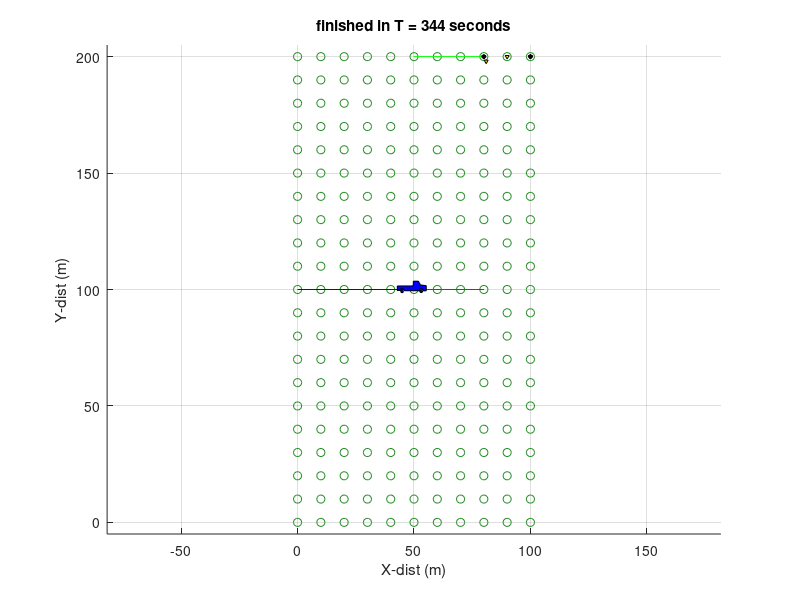

MATLAB code to generate this figure:
function [] = SeismicSurveyScheduler(x,y,T,hex,drones,darts,people, drone_cap,  people_cap)
% Simulates a seismic survey over a rectangular grid of area x by y meters.
% 
%Seismic surveying requires placing a large number of sensors (geophones)
%in a large grid pattern, triggering a seismic event, and recording
%accelerometer readings at each sensor. These readings are inverted to
%infer the location of hydrocarbons. Traditional seismic surveying employs
%human laborers for sensor placement and retrieval. Use of explosives,
%harsh climatic conditions, high costs and time associated with human
%deployment are the major drawbacks of traditional surveying. We propose an
%autonomous heterogeneous sensor deployment system using drones to plant
%and recover sensors.
%
% INPUTS:
% x,y: size of region to survey
% T = Initial HomeBase location in [x,y];
% hex:  number of hexapods (mobile seismic sensors)
% drones: number of deployment vehicles (fast moving vehicles that can hold
%           up to  drone_cap darts)
% darts: seismic sensors that can be deployed by drones or people
% people: humans that can deploy seismic sensors (can carry up to people_cap
%  Srikanth KVS and Aaron T. Becker
% srikanth.kvs11@gmail.com  and atbecker@uh.edu
%
% See video at https://youtu.be/NvYyT66U8JM
%%%%%%%%%%%%%%%%%%%%%%%%%%%
if nargin <1
    x = 100;
    y = 200;
    T = [0,y/2];
    hex = 0; %total number of Hexapod walkers
    drones = 2; %total number of Drones
    darts = 4; %total number of Darts
    people = 0; %total number of human workers
    drone_cap = 4; %number of darts a drone can hold
    people_cap = 0; %number of geophones a human can hold
end
%  There are two high level variables  State (S) and Graphics (G).
% State updates the state of all assets and survey location, graphics has
% handles for all graphics elements.
%constants
S.T = T; S.x = x; S.y = y; S.hex = hex; S.drones = drones; S.darts = darts; S.drone_cap = drone_cap; S.people = people;S.people_cap = people_cap;
dt = 1; % delta T: time step during main loop
maxTime = 100000; % max simulation time in seconds
tic
S = Init_State(S);
G = Init_Graphics(S); %draw everything for first time
%pause(5);
for T = 1:dt:maxTime % Main_loop
    if mod(T,100) == 0
        display(['T = ',num2str(T)]) %shows computer is still running
    end
     S = Update_State(S,dt);
     G = Update_Graphics(S,G,T);
    if isFinished(S)
        break
    end
end
title(['finished in T = ',num2str(T),' seconds'])
display(['T = ',num2str(T),', ',num2str(S.numShots),' shots'])
display([ x,y,hex ,drones,darts,drone_cap,people,people_cap,T])
toc
end

function S = Init_State(S)
% constants
gridSpacing = 10; %meters between grid points
S.minSensorsForShot = min(10, S.hex+S.darts*(S.drones>0)); %minimum number of ready sensors before a shot is taken.
S.numShots = 0;

%initialize survey points
[xg,yg] = meshgrid(0:gridSpacing:S.x,0:gridSpacing:S.y);
S.surveyPtsX = xg(:);
S.surveyPtsY = yg(:);
S.surveyPtsState = zeros(size(S.surveyPtsX));
%state: 0 no measurement, 1 assigned, 3 measured

%Initialize truck
S.Tstate = 2; % 0 - unassigned 1 - assigned 2-ready (at position) 3 - finished
S.Tpos = S.T;
S.Tstart = S.T;
S.Tgoal = S.T;
S.Tvel = 1;

%initialize hex
S.Hstate = zeros(S.hex,1); % 0 - unassigned 1 - assigned 2-ready (at position) 3- return home
S.Hpos = repmat( S.T, S.hex,1);
S.Hstart = S.Hpos;
S.Hgoal = S.Hpos;
S.Hvel = 1;
S.Hsurveypt = zeros(S.hex,1); %ID of the survey point assigned to this robot
%initilize drones
S.Qstate = zeros(S.drones,1); % 0- unassigned 1- assigned
S.Qdeploying = zeros(S.drones,1); % 0- retrieve 1- deploy mode
S.Qpos = repmat( S.T, S.drones,1);
S.Qdarts = zeros(S.drones,S.drone_cap); %IDs of darts on drone (0 is no dart)
S.Qdartpickup = zeros(S.drones,1); %ID of dart to pick up.
S.Qdartscap = zeros(S.drones,1); %how many darts on board
S.Qstart = S.Qpos;
S.Qgoal = S.Qpos;
S.Qvel = 20;
S.Qsurveypt = zeros(S.drones,1);%ID of the survey point assigned to this robot (do we need this?)
%initialize darts
S.Dstate = zeros(S.darts,1);% 0- unassigned 1- assigned 2-ready (at position)
S.Dpos = repmat( S.T, S.darts,1);
S.Dsurveypt = zeros(S.darts,1);
end

function isDone = isFinished(S)
isDone = (numel(S.surveyPtsState) == sum(S.surveyPtsState == 3));
end

function S=Update_State(S,dt)
%decide whether to do shot test (if so, update states)

S = shotTest(S);
% move agents, update agent & survey point state
S = moveHexPod(S,dt);
S = moveDrone(S,dt);
%assign agents
S = assignHexPod(S);
S = assignDrone(S);
S = moveTruck(S,dt);

end
function S = shotTest(S)
%state: 0 no measurement, 1 assigned, 2 ready for measurement, 3 measured,
readyPts = sum(S.surveyPtsState == 2);
if readyPts >= S.minSensorsForShot ||  sum(S.surveyPtsState == 0)+sum(S.surveyPtsState == 1)==0
    S.numShots = S.numShots+1;
    S.surveyPtsState(S.surveyPtsState == 2) = 3; %mark as measured
    S.Hstate(S.Hstate == 2) = 0; %hexpods can move
    S.Dstate(S.Dstate == 2) = 0; % darts can be moved
end
end


function S = moveHexPod(S,dt) %move Hex toward goal position
% 0 - unassigned 1 - assigned 2-ready (at position)
for k = 1:S.hex
    
    dxy = sqrt(sum((S.Hgoal(k,:) - S.Hpos(k,:)).^2));
    if S.Hstate(k) == 1
        if dxy > S.Hvel*dt
            S.Hpos(k,:) = S.Hpos(k,:)+S.Hvel*dt*(S.Hgoal(k,:) - S.Hpos(k,:))/dxy;
        else
            S.Hpos(k,:) = S.Hgoal(k,:);
            S.Hstate(k) = 2;  %hexpod is ready for test here
            S.surveyPtsState(S.Hsurveypt(k)) = 2; %mark survey ready for test (hexapod)
        end
    elseif S.Hstate(k) == 3
        if dxy > S.Hvel*dt
            S.Hpos(k,:) = S.Hpos(k,:)+S.Hvel*dt*(S.Hgoal(k,:) - S.Hpos(k,:))/dxy;
        else
            S.Hpos(k,:) = S.Hgoal(k,:);
            S.Hstate(k) = 0;  %hexpod is ready for test here
        end     
    end
end
end

function S = assignHexPod(S)
% for each unassigned hexpod, assign to the nearest unassigned survey
% point
for k = 1:S.hex % 0 - unassigned 1 - assigned 2-ready (at position)
    % if unassigned, move to the next (doesn't get unassigned until shot
    % is taken)
%      if numind>0
%                 dist = sqrt(sum((repmat( S.Qpos(k,:),numind,1) - [S.surveyPtsX(ind),S.surveyPtsY(ind)]).^2,2))+...
%                     sqrt(sum((repmat( S.Tpos,numind,1) - [S.surveyPtsX(ind),S.surveyPtsY(ind)]).^2,2));
%                 [~,i] = min(dist);
%                 c = find( S.surveyPtsState == 0, i,'first');
%                 minInd =c(end);
%                 
%                 S.Qgoal(k,:) = [S.surveyPtsX(minInd),S.surveyPtsY(minInd)];
%                 S.surveyPtsState(minInd) = 1; %assigned
%                 S.Qstate(k) = 1; %assigned
%                 S.Qstart(k,:) = S.Qpos(k,:);
%                 S.Qsurveypt(k) = minInd;
%             end
    if S.Hstate(k) == 0
       
%         for m = 1:numel(S.surveyPtsX)
%             if S.surveyPtsState(m) == 0 %no measurement & unassigned
%                 dist = sqrt(sum((S.Hpos(k,:) - [S.surveyPtsX(m),S.surveyPtsY(m)]).^2))+...
%                     sqrt(sum((S.Tpos - [S.surveyPtsX(m),S.surveyPtsY(m)]).^2));
%                 if dist<minDist
%                     minInd = m;
%                     minDist = dist;
%                 end
%             end
%         end
ind = (S.surveyPtsState == 0);
numind = sum(ind);
    if numind>0
                dist = sqrt(sum((repmat( S.Hpos(k,:),numind,1) - [S.surveyPtsX(ind),S.surveyPtsY(ind)]).^2,2))+...
                    sqrt(sum((repmat( S.Tpos,numind,1) - [S.surveyPtsX(ind),S.surveyPtsY(ind)]).^2,2));
                [~,i] = min(dist);
                c = find( S.surveyPtsState == 0, i,'first');
                minInd =c(end);
                
        if ~isnan(minInd)
            S.Hgoal(k,:) = [S.surveyPtsX(minInd),S.surveyPtsY(minInd)];
            S.surveyPtsState(minInd) = 1; %assigned
            S.Hstate(k) = 1; %assigned
            S.Hstart(k,:) = S.Hpos(k,:);
            S.Hsurveypt(k) = minInd;
        end
    end
    elseif S.Hstate(k) == 3
        S.Hgoal(k,:) = [S.Tgoal(:,1),S.Tgoal(:,2)];
        S.Hstart(k,:) = S.Hpos(k,:);
        S.Hsurveypt(k) = 0;
   end
end
end

function S = moveDrone(S,dt) %move Drone (and onboard darts) toward goal position
%S.Qstate  0- unassigned 1- assigned
%S.Qdeploying  0- retrieve 1- deploy mode
%S.Qdarts IDs of darts on drone (0 is no dart)
for k = 1:S.drones
    if S.Qdeploying(k) == 1 && S.Qstate(k) == 1 %deploy darts
        dxy = sqrt(sum((S.Qgoal(k,:) - S.Qpos(k,:)).^2));
        if dxy > S.Qvel*dt
            S.Qpos(k,:) = S.Qpos(k,:)+S.Qvel*dt*(S.Qgoal(k,:) - S.Qpos(k,:))/dxy;
        else
            S.Qpos(k,:) = S.Qgoal(k,:);
            S.Qstate(k) = 0;  %Unassigned so that the drone can go to it's next location for deployment
            dartInd = find(S.Qdarts(k,:) >0,1,'first');
            dartID = S.Qdarts(k,dartInd);
            S.Qdarts(k,dartInd) = 0;  %remove dart from drone
            S.Dstate(dartID) =  2;  % dart is ready for measurement
            S.Dpos(dartID,:) = S.Qgoal(k,:); % dart position is the survey point
            S.Dsurveypt(dartID) = S.Qsurveypt(k); %assign survey point to dart
            S.surveyPtsState(S.Dsurveypt(dartID)) = 2; %mark survey ready for test (dart)
            
            if sum(S.Qdarts(k,:)>0) == 0 % if number of onboard darts = 0, time to retrieve
                S.Qdeploying(k) = 0;
            end
        end
    elseif S.Qdeploying(k) == 0 && S.Qstate(k) == 1 %retrieving darts
        dxy = sqrt(sum((S.Qgoal(k,:) - S.Qpos(k,:)).^2));
        if dxy > S.Qvel*dt %move toward dart position
            S.Qpos(k,:) = S.Qpos(k,:)+S.Qvel*dt*(S.Qgoal(k,:) - S.Qpos(k,:))/dxy;
        else % the drone reaches the dart position this step
            S.Qpos(k,:) = S.Qgoal(k,:);
            S.Qstate(k) = 0;  %Unassigned so that the drone can go to it's next location for deployment
            emptyInd = find(S.Qdarts(k,:) == 0,1,'first'); %find empty slot on quad
            S.Qdarts(k,emptyInd) = S.Qdartpickup(k);  %add dart to drone
            S.Dsurveypt(S.Qdartpickup(k)) = 0; %unassign dart's survey point
            S.Qdartpickup(k) = 0; %dart is picked up
            if sum(S.Qdarts(k,:)>0) == S.drone_cap  % if full of darts, time to deploy
                S.Qdeploying(k) = 1;
            end
        end
    end
    % update position of all onboard darts
    count = 1;
    for m = 1:numel(S.Qdarts(k,:))
        if S.Qdarts(k,m) > 0
            S.Dpos(S.Qdarts(k,m),:) = S.Qpos(k,:)+[count,-2];
            count = count+1;
        end
    end
end
end


function S = assignDrone(S)
% for each unassigned drone:
% if in deploy mode, assign to the nearest unassigned survey point
% if in retrieve mode, assign to nearest ready dart
for k = 1:S.drones  % 0- unassigned 1- assigned
    
                % added to stop race condition
            if  S.Qstate(k) == 0 && sum(S.Qdarts(k,:)>0) >=1 &&  sum(S.Dstate == 0)==0   %we have at least one dart, and no darts are available->time to deploy
                S.Qdeploying(k) = 1;
            end
    
    if  S.Qstate(k) == 0 %only assign if unassigned
        if S.Qdeploying(k) == 0 % need to retrieve darts -- so find the closest dart
            
            minDist = 10*S.x*S.y; %a very large number
            minInd = NaN;
            for m = 1:S.darts
                if S.Dstate(m) == 0 %no measurement & unassigned
                    dist = sqrt(sum((S.Qpos(k,:) - S.Dpos(m,:)).^2));
                    if dist<minDist
                        minInd = m;
                        minDist = dist;
                    end
                end
            end
            if ~isnan(minInd)
                S.Qgoal(k,:) = S.Dpos(minInd,:);
                S.Qstate(k) = 1; %assigned
                S.Qstart(k,:) = S.Qpos(k,:);
                S.Dstate(minInd) = 1; %dart is assigned
                S.Qdartpickup(k) = minInd;
                S.Dsurveypt(k) = 0; %no survey point assigned
            end
         
        else % need to deploy darts -- so find the closest survey point
            ind = (S.surveyPtsState == 0);
            numind = sum(ind);
%             disp(numind);
            ind_s = (S.surveyPtsState == 1);
            numind_s = sum(ind_s);
%             disp(numind_s);
            if numind>0
                dist = sqrt(sum((repmat( S.Qpos(k,:),numind,1) - [S.surveyPtsX(ind),S.surveyPtsY(ind)]).^2,2))+...
                    sqrt(sum((repmat( S.Tpos,numind,1) - [S.surveyPtsX(ind),S.surveyPtsY(ind)]).^2,2));
                [~,i] = min(dist);
                c = find( S.surveyPtsState == 0, i,'first');
                minInd =c(end);
                
                S.Qgoal(k,:) = [S.surveyPtsX(minInd),S.surveyPtsY(minInd)];
                S.surveyPtsState(minInd) = 1; %assigned
                S.Qstate(k) = 1; %assigned
                S.Qstart(k,:) = S.Qpos(k,:);
                S.Qsurveypt(k) = minInd;
                
            elseif numind == 0
                if numind_s > 0
                    dist_1 = sqrt(sum((repmat( S.Qpos(k,:),numind_s,1) - [S.surveyPtsX(ind_s),S.surveyPtsY(ind_s)]).^2,2))+...
                    sqrt(sum((repmat( S.Tpos,numind_s,1) - [S.surveyPtsX(ind_s),S.surveyPtsY(ind_s)]).^2,2));
                    [~,i] = min(dist_1);
                    c1 = find( S.surveyPtsState == 1, i,'first');
                    minInd_q =c1(end);
                    
                    for j = 1:S.hex
                        if S.Hstate(j) == 1
                                 S.Hstate(j) = 3; %drone return home
                        end      
                    end
                    S.Qgoal(k,:) = [S.surveyPtsX(minInd_q),S.surveyPtsY(minInd_q)];
                                 S.surveyPtsState(minInd_q) = 1; %assigned
                                 S.Qstate(k) = 1; %assigned
                                 S.Qstart(k,:) = S.Qpos(k,:);
                                 S.Qsurveypt(k) = minInd_q; 
                end
            end
        end
    end
end
end
function G = Init_Graphics(S)
figure(1);
clf;
set(gca,'Xlim',[0,S.x],'Ylim',[0,S.y]);
%draw survey points. 
%State: 0 no measurement, 1 assigned, 2 ready for measurement, 3 measured,
%          grey             gold         red   green      
G.colors = [.6,.6,.6; 1, 0.8431,0;1.0000    0.2706         0;0.1333    0.5451    0.1333];
G.surveyPts = scatter(S.surveyPtsX,S.surveyPtsY,[],S.surveyPtsState);
colormap(G.colors(unique(S.surveyPtsState)+1,:));
hold on
axis equal
G.a = axis;
G.a = G.a + 5*[-1,1,-1,1];
axis(G.a);
grid on;
%draw truck
G.tPathG = line([S.Tstart(1),S.Tgoal(1)],[S.Tstart(2),S.Tgoal(2)],'color' ,'b');
G.tPathP = line([S.Tpos(1),S.Tgoal(1)],[S.Tpos(2),S.Tgoal(2)],'color' ,'r');
tpts = truckPts(S.Tpos(1),S.Tpos(2),1);
G.truck = fill(tpts(:,1),tpts(:,2),'b');

%draw darts
G.da = ones(S.darts,1);
for k = 1:S.darts     %draw the darts
    dapts = daPts(S.Dpos(k,1),S.Dpos(k,2),1);
    G.da(k) = fill(dapts(:,1),dapts(:,2),'y');
end

%draw hexpods
G.h = ones(S.hex,1);
G.hPathG = ones(S.hex,1);
G.hPathP = ones(S.hex,1);
for k = 1:S.hex % draw desired paths
    G.hPathG(k) = line([S.Hstart(k,1),S.Hgoal(k,1)],[S.Hstart(k,2),S.Hgoal(k,2)],'color' ,'b');
end
for k = 1:S.hex    %draw current path
    G.hPathP(k) = line([S.Hpos(k,1),S.Hgoal(k,1)],[S.Hpos(k,2),S.Hgoal(k,2)],'color' ,'r');
end
for k = 1:S.hex     %draw the hexpods
    hpts = hexPts(S.Hpos(k,1),S.Hpos(k,2),1);
    G.h(k) = fill(hpts(:,1),hpts(:,2),'r');
end
%draw quads
G.d = ones(S.drones,1);
G.DPathG = ones(S.drones,1);
G.DPathP = ones(S.drones,1);
for k = 1:S.drones % draw desired paths
    G.DPathG(k) = line([S.Qstart(k,1),S.Qgoal(k,1)],[S.Qstart(k,2),S.Qgoal(k,2)],'color' ,'g');
end
for k = 1:S.drones    %draw current path
    G.DPathP(k) = line([S.Qpos(k,1),S.Qgoal(k,1)],[S.Qpos(k,2),S.Qgoal(k,2)],'color' ,'m');
end
for k = 1:S.drones    %draw the drones
    dpts = dPts(S.Qpos(k,1),S.Qpos(k,2),1);
    G.d(k) = fill(dpts(:,1),dpts(:,2),'k');
end

%draw people
hold off
axis(G.a);
drawnow;
end % end init_graphics

function S = moveTruck(S,dt) %move Truck (and onboard darts) in +x
% find the survey point with lowest x value.
xMin = min(S.surveyPtsX(S.surveyPtsState < 3));
if ~isempty(xMin)
    S.Tgoal(1) = xMin;
end
oldPos = S.Tpos;
 dxy = sqrt(sum((S.Tgoal - S.Tpos).^2));
        if dxy > S.Tvel*dt
            S.Tpos = S.Tpos+S.Tvel*dt*(S.Tgoal - S.Tpos)/dxy;
        else
            S.Tpos = S.Tgoal;
        end
    % update position of all onboard darts
    for m = 1:numel(S.Dstate)
        if S.Dstate(m) == 0 &&  S.Dpos(m,1) == oldPos(1) &&S.Dpos(m,2) == oldPos(2)
            S.Dpos(m,:) = S.Tpos;
        end
    end
end

function G = Update_Graphics(S,G,T)
%update survey points
set(G.surveyPts,'CData',S.surveyPtsState);
colormap(G.colors(unique(S.surveyPtsState)+1,:));
%update truck
tpts = truckPts(S.Tpos(1),S.Tpos(2),1); set(G.truck, 'XData',tpts(:,1) ,'YData',tpts(:,2)) ;

%draw hexpods
for k = 1:S.hex
    hpts = hexPts(S.Hpos(k,1),S.Hpos(k,2),1);
    set( G.h(k), 'XData',hpts(:,1) ,'YData',hpts(:,2));
    set( G.hPathG(k), 'XData',[S.Hstart(k,1),S.Hgoal(k,1)],'YData',[S.Hstart(k,2),S.Hgoal(k,2)]);
    set( G.hPathP(k), 'XData',[S.Hpos(k,1),S.Hgoal(k,1)],'YData',[S.Hpos(k,2),S.Hgoal(k,2)]);
end
%draw quads
for k = 1:S.drones
    dpts = dPts(S.Qpos(k,1),S.Qpos(k,2),1);
    set( G.d(k), 'XData',dpts(:,1) ,'YData',dpts(:,2));
    set( G.DPathG(k), 'XData',[S.Qstart(k,1),S.Qgoal(k,1)],'YData',[S.Qstart(k,2),S.Qgoal(k,2)]);
    set( G.DPathP(k), 'XData',[S.Qpos(k,1),S.Qgoal(k,1)],'YData',[S.Qpos(k,2),S.Qgoal(k,2)]);
end
%draw darts
for k = 1:S.darts
    dapts = daPts(S.Dpos(k,1),S.Dpos(k,2),1);
    set( G.da(k), 'XData',dapts(:,1) ,'YData',dapts(:,2));
end

%update truck
set(G.tPathG, 'XData',[S.Tstart(1),S.Tgoal(1)],'YData',[S.Tstart(2),S.Tgoal(2)]);
set(G.tPathP, 'XData',[S.Tpos(1),S.Tgoal(1)],'YData',[S.Tpos(2),S.Tgoal(2)]);
tpts = truckPts(S.Tpos(1),S.Tpos(2),1); set(G.truck, 'XData',tpts(:,1) ,'YData',tpts(:,2)) ;
%draw people

%update title
title(['T = ',num2str(T),', ',num2str(sum(S.surveyPtsState == 2)),' pts ready, ',num2str(S.numShots),' shots'])
xlabel 'X-dist (m)';
ylabel 'Y-dist (m)';
drawnow;
end % end update graphics

function pts = hexPts(xOff,yOff,sc) %draw a hexagon
th = 0:pi/3:2*pi;
pts = sc*[xOff+cos(th)',yOff+sin(th)'];
end

function pts = dPts(xOff,yOff,sc) %draw a drone
th = 0:pi/2:2*pi;
pts = sc*[xOff+cos(th)',yOff+sin(th)'];
end

function pts = daPts(xOff,yOff,sc) %draw a dart
th = -pi/2+(0:2*pi/3:2*pi);
pts = sc*[xOff+cos(th)',yOff+sin(th)'];
end

function pts = truckPts(xOff,yOff,sc)
pts = [-6.1757   -1.5258
    0.6896   -1.5258
    0.6979   -3.5692
    2.8979   -3.5692
    3.7789   -1.9548
    6.2676   -1.6545
    6.2979    0.5308
    5.0979    0.6308
    4.6371   -0.2814
    3.4357   -0.2814
    3.0979    0.5308
    3.6073    0.5338
    4.0793    0.1476
    4.6800    0.4909
    4.6979    1.0308
    4.0793    1.3920
    3.5215    1.0487
    3.5215    0.5338
    3.0495    0.5338
    -3.0863    0.5338
    -3.6441   -0.3243
    -4.8026   -0.3243
    -5.3175    0.4480
    -4.6739    0.4051
    -4.1590    0.1905
    -3.6441    0.3622
    -3.5154    0.8342
    -3.8157    1.3491
    -4.3735    1.3491
    -4.7597    0.8771
    -4.6739    0.4051
    -5.3175    0.4051
    -6.1757    0.4480];
pts(:,2) = -pts(:,2) ;
pts = sc*pts + repmat([xOff,yOff],size(pts,1),1);
end
